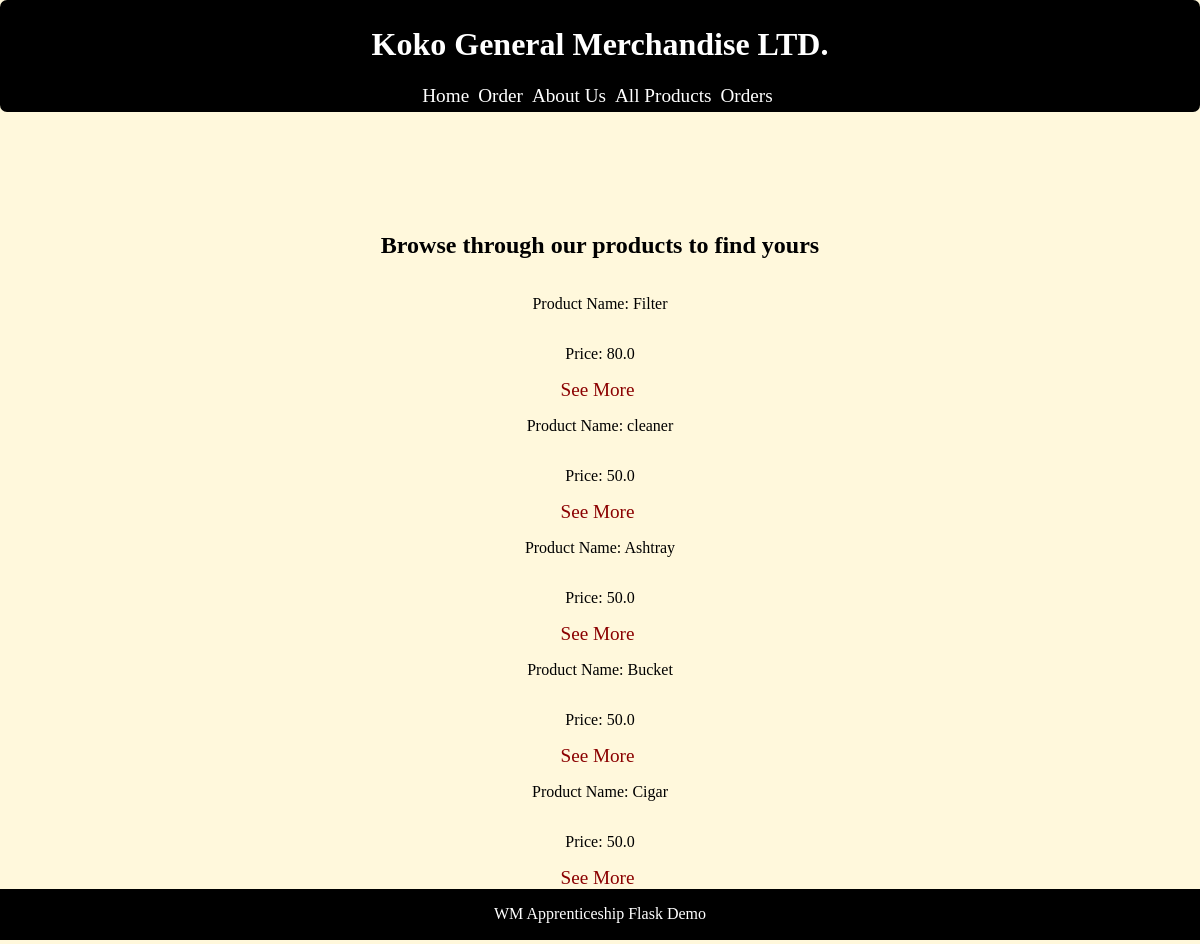
Page /products on the committed database.
### tables this page shows
CREATE TABLE products (
            id INTEGER PRIMARY KEY,
            name TEXT NOT NULL,
            active INTEGER NOT NULL,
            stock INTEGER NOT NULL,
            price REAL NOT NULL
        );

### app.py (the view)
@app.get("/products")
def all_products():
    products=get_products()
    return render_template("products.html", products=products)

### database.py (called while the page is built)
def get_connection():
    connection = sqlite3.connect("app.db")
    connection.row_factory = sqlite3.Row
    return connection

def get_products():
    connection = get_connection()
    products = connection.execute(
        "SELECT * FROM products"
    ).fetchall()
    connection.close()
    return products

### templates/products.html
{% extends "base.html"%}
{% block content %}
<h2> Browse through our products to find yours </h2>
<section style="display:grid; ">
    {% for product in products %}
    <p>Product Name: {{ product["name"] }}</p>
    <p>Price: {{ product["price"]}}</p>
    <a href="/products/{{ product['id'] }}" style="color: darkred;">See More</a>
    {% endfor %}
</section>
{% endblock %}

### static/style.css (style rules this page uses)
h2 { color: black; }
body { background-color:cornsilk; text-align: center; margin-bottom: 1000px; margin: 0px; }
a { color: white; font-size: larger; text-decoration: none; margin-right: 5px; }

### rows in the picture
products: name "Filter", price "80.0"
products: name "cleaner", price "50.0"
products: name "Ashtray", price "50.0"
products: name "Bucket", price "50.0"
products: name "Cigar", price "50.0"
